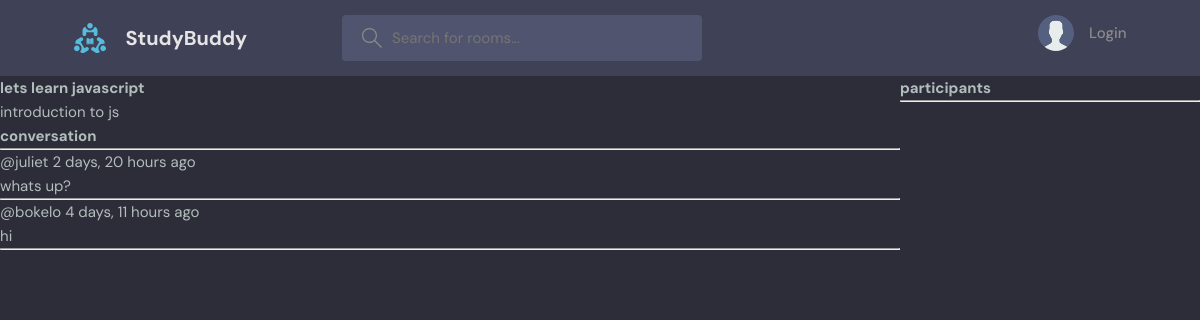
The app's page /room/room/1/ with its own data.
### base/models.py (models this page shows, shortened)
class Room(models.Model):
    name = models.CharField(max_length=200)
    description = models.TextField(null=True, blank=True)
    updated = models.DateTimeField(auto_now=True)
    created = models.DateTimeField(auto_now_add=True)
    host = models.ForeignKey(User, on_delete=models.SET_NULL, null=True)
    participants = models.ManyToManyField(User , related_name='participants', blank=True)
    topic = models.ForeignKey('Topic', on_delete=models.SET_NULL, null=True)
    class Meta:
        ordering = ['-updated', '-created']

class Message(models.Model):
    room = models.ForeignKey(Room, on_delete=models.CASCADE)
    body = models.TextField()
    updated = models.DateTimeField(auto_now=True)
    created = models.DateTimeField(auto_now_add=True)
    user = models.ForeignKey(User, on_delete=models.CASCADE)
    class Meta:
        ordering = ['-updated', '-created']

### base/views.py (the view, shortened to what this page needs)
# urls.py: path('room/<int:pk>/', views.room, name='room'),
def room(request, pk):
    room = Room.objects.get(id=pk)
    room_messages = room.message_set.all()
    participants = room.participants.all()
    context = {'room': room ,'room_messages': room_messages,'participants':participants}
    return render(request, 'base/room.html' , context)

### base/templates/base/room.html (shortened to what this page needs)
{% extends 'main.html' %}
{% block content %}
<div class="room-container">
    <div>
<h2>{{room.name}}</h2>
<p>{{room.description}}</p>
<div class="comment-wrapper">
    <h3>conversation</h3>
    <hr>
    {% for message in room_messages %}
    <div>
        <small>@{{message.user}}  {{message.created | timesince}} ago </small>
        <p>{{message.body}}</p>
        <hr>
    </div>
    {% endfor %}
</div>
</div>
<div>
    <h3>participants</h3>
    <hr>
</div>
</div>
{% endblock content  %}

### static/styles/style.css (style rules this page uses)
:root { --color-main: #71c6dd; --color-main-light: #e1f6fb; --color-dark: #3f4156; --color-dark-medium: #51546e; --color-dark-light: #696d97; --color-light: #e5e5e5; --color-gray: #8b8b8b; --color-light-gray: #b2bdbd; --color-bg: #2d2d39; --color-success: #5dd693; --color-error: #fc4b0b; }
* { font-family: "DM Sans", -apple-system, BlinkMacSystemFont, "Segoe UI", Roboto, Oxygen, Ubuntu, Cantarell, "Open Sans", "Helvetica Neue", sans-serif; margin: 0; padding: 0; box-sizing: border-box; text-rendering: optimizeLegibility; font-size: inherit; }
html { font-size: 56.25%; }
@media only screen and (min-width: 1200px) { html { font-size: 62.5%; } }
body { line-height: 1.6; font-weight: 400; font-size: 1.5rem; color: var(--color-light-gray); background-color: var(--color-bg); min-height: 100vh; }

### base/templates/base/room.html (style rules this page uses)
.room-container { display: grid; grid-template-columns: 3fr 1fr; }

### records on screen
Room: name "lets learn javascript", description "introduction to js"
Message: user "juliet", created "2 days, 20 hours", body "whats up?"
Message: user "bokelo", created "4 days, 11 hours", body "hi"
